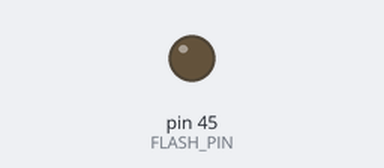
Bench run of a sketch on a simulated Arduino Mega 2560, built with avr-gcc and run on an emulated ATmega2560. Shown: output pins drawn as LEDs (lit = HIGH).

Above: at 1.5 s.
At 6.07 s:
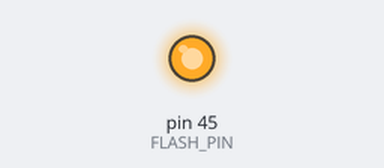
Timing chart, 0 to 7.0 s (numbered marks = the images above):
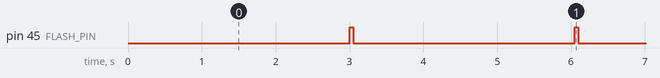

Measured:
- by itself, pin 45 (FLASH_PIN): alternates HIGH for 0.05 s and LOW for 3.0 s

The sketch:

test_flash.ino
```cpp
#define FLASH_PIN 45

void setup() {
  // put your setup code here, to run once:
  pinMode(FLASH_PIN, OUTPUT);
  digitalWrite(FLASH_PIN, LOW);
}

void loop() {
  // put your main code here, to run repeatedly:
  delay(3000);
  digitalWrite(FLASH_PIN, HIGH);
  delay(50);
  digitalWrite(FLASH_PIN, LOW);
}
```
